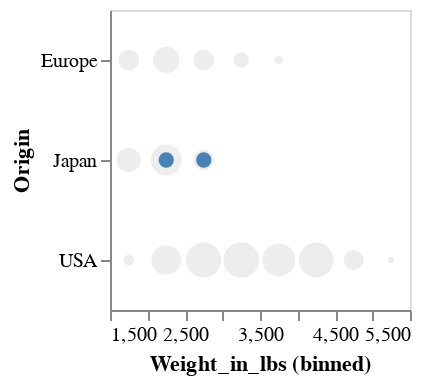

Notebook cell for this chart:
### Code cell
plot_filter(df, ["Weight_in_lbs", "Origin"], m).properties(height=150, width=150)

### Figure 1 — Vega-Lite specification as saved in the notebook (floating-point values rounded to 4 significant figures; data arrays with more than 128 entries replaced by an {"elided": "..."} marker saying what was removed)
{"config": {"view": {"continuousWidth": 400, "continuousHeight": 300}}, "layer": [{"mark": {"type": "circle", "color": "#ededed"}, "encoding": {"size": {"type": "quantitative", "aggregate": "count", "legend": null}, "x": {"type": "quantitative", "bin": true, "field": "Weight_in_lbs"}, "y": {"type": "nominal", "bin": false, "field": "Origin"}}, "selection": {"selector023": {"type": "interval", "bind": "scales", "encodings": ["x", "y"]}}}, {"mark": {"type": "circle", "color": "steelblue"}, "encoding": {"size": {"type": "quantitative", "aggregate": "count", "legend": null}, "x": {"type": "quantitative", "bin": true, "field": "Weight_in_lbs"}, "y": {"type": "nominal", "bin": false, "field": "Origin"}}, "transform": [{"filter": "(datum.filt_mask === true)"}]}], "data": {"name": "data-e8ee3807ca046b783b1654f54f2f077d"}, "height": 150, "width": 150, "$schema": "https://vega.github.io/schema/vega-lite/v4.8.1.json", "datasets": {"data-e8ee3807ca046b783b1654f54f2f077d": {"elided": "406 records"}}}
